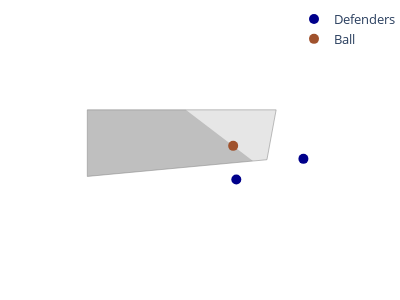
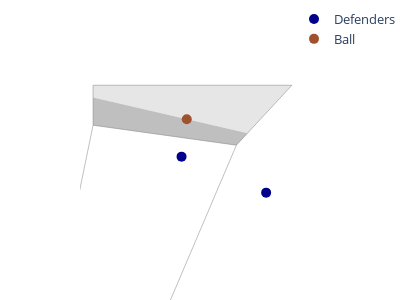
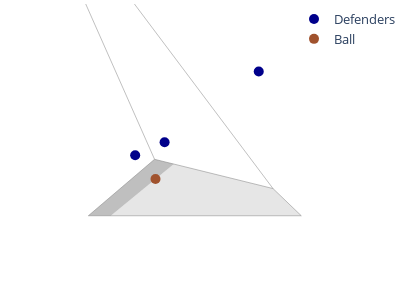
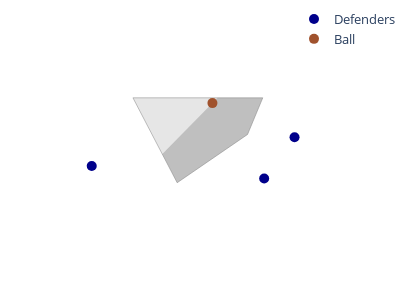

Notebook cell for these charts, in order:
### Code cell
for idx, row in model_1_data[10:20].iterrows():
    match_id = row['sk_match_id']
    receive_frame = row['receive_frame']
    recipient_id = row['sk_recipient_id']
    plot_vor_frame(match_id, recipient_id, receive_frame)

### Figure 1 — Plotly figure (JSON) as saved in the notebook; plotly's stock layout.template omitted (floating-point values rounded to 4 significant figures)
{"data": [{"line": {"color": "grey", "width": 0.5}, "mode": "lines", "showlegend": false, "type": "scatter", "x": [-23.88, -49.77], "y": [33.5, 33.5]}, {"line": {"color": "grey", "width": 0.5}, "mode": "lines", "showlegend": false, "type": "scatter", "x": [-23.88, -25.14], "y": [33.5, 26.66]}, {"line": {"color": "grey", "width": 0.5}, "mode": "lines", "showlegend": false, "type": "scatter", "x": [-25.14, -49.77], "y": [26.66, 24.37]}, {"line": {"color": "grey", "width": 0.5}, "mode": "lines", "showlegend": false, "type": "scatter", "x": [-49.77, -49.77], "y": [33.5, 24.37]}, {"fill": "toself", "fillcolor": "grey", "mode": "none", "opacity": 0.5, "showlegend": false, "type": "scatter", "x": [-49.77, -27.04, -36.26, -49.77, -49.77], "y": [24.37, 26.48, 33.5, 33.5, 24.37]}, {"fill": "toself", "fillcolor": "grey", "mode": "none", "opacity": 0.2, "showlegend": false, "type": "scatter", "x": [-27.04, -25.14, -23.88, -36.26, -27.04], "y": [26.48, 26.66, 33.5, 33.5, 26.48]}, {"marker": {"color": "darkblue", "size": 10}, "mode": "markers", "name": "Defenders", "type": "scatter", "x": [-29.34, -20.14], "y": [23.94, 26.78]}, {"marker": {"color": "sienna", "size": 10}, "mode": "markers", "name": "Ball", "type": "scatter", "x": [-29.77], "y": [28.56]}], "layout": {"dragmode": false, "height": 300, "legend": {"font": {"size": 13}, "x": 0.9, "y": 1}, "margin": {"b": 0, "r": 2, "t": 4}, "plot_bgcolor": "white", "showlegend": true, "width": 400, "xaxis": {"range": [-50.77, -18.14], "showgrid": false, "showticklabels": false}, "yaxis": {"range": [20.94, 34.5], "scaleanchor": "x", "scaleratio": 1, "showgrid": false, "showticklabels": false}}}

### Figure 2 — Plotly figure (JSON) as saved in the notebook; plotly's stock layout.template omitted (floating-point values rounded to 4 significant figures)
{"data": [{"line": {"color": "grey", "width": 0.5}, "mode": "lines", "showlegend": false, "type": "scatter", "x": [-36.27, -51.5], "y": [33.5, 33.5]}, {"line": {"color": "grey", "width": 0.5}, "mode": "lines", "showlegend": false, "type": "scatter", "x": [-36.27, -40.52], "y": [33.5, 28.91]}, {"line": {"color": "grey", "width": 0.5}, "mode": "lines", "showlegend": false, "type": "scatter", "x": [-40.52, -51.5], "y": [28.91, 30.44]}, {"line": {"color": "grey", "width": 0.5}, "mode": "lines", "showlegend": false, "type": "scatter", "x": [-51.5, -51.5], "y": [33.5, 30.44]}, {"line": {"color": "grey", "width": 0.5}, "mode": "lines", "showlegend": false, "type": "scatter", "x": [-62.35, -40.52], "y": [-22.36, 28.91]}, {"line": {"color": "grey", "width": 0.5}, "mode": "lines", "showlegend": false, "type": "scatter", "x": [-62.35, -51.5], "y": [-22.36, 30.44]}, {"fill": "toself", "fillcolor": "grey", "mode": "none", "opacity": 0.5, "showlegend": false, "type": "scatter", "x": [-40.52, -39.67, -51.5, -51.5, -40.52], "y": [28.91, 29.82, 32.57, 30.44, 28.91]}, {"fill": "toself", "fillcolor": "grey", "mode": "none", "opacity": 0.2, "showlegend": false, "type": "scatter", "x": [-39.67, -36.27, -51.5, -51.5, -39.67], "y": [29.82, 33.5, 33.5, 32.57, 29.82]}, {"marker": {"color": "darkblue", "size": 10}, "mode": "markers", "name": "Defenders", "type": "scatter", "x": [-38.24, -44.72], "y": [25.27, 28.03]}, {"marker": {"color": "sienna", "size": 10}, "mode": "markers", "name": "Ball", "type": "scatter", "x": [-44.32], "y": [30.9]}], "layout": {"dragmode": false, "height": 300, "legend": {"font": {"size": 13}, "x": 0.9, "y": 1}, "margin": {"b": 0, "r": 2, "t": 4}, "plot_bgcolor": "white", "showlegend": true, "width": 400, "xaxis": {"range": [-52.5, -34.27], "showgrid": false, "showticklabels": false}, "yaxis": {"range": [22.27, 34.5], "scaleanchor": "x", "scaleratio": 1, "showgrid": false, "showticklabels": false}}}

### Figure 3 — Plotly figure (JSON) as saved in the notebook; plotly's stock layout.template omitted (floating-point values rounded to 4 significant figures)
{"data": [{"line": {"color": "grey", "width": 0.5}, "mode": "lines", "showlegend": false, "type": "scatter", "x": [-35.68, -10.19], "y": [-33.5, -33.5]}, {"line": {"color": "grey", "width": 0.5}, "mode": "lines", "showlegend": false, "type": "scatter", "x": [-44.39, -13.58], "y": [10.8, -30.25]}, {"line": {"color": "grey", "width": 0.5}, "mode": "lines", "showlegend": false, "type": "scatter", "x": [-44.39, -27.75], "y": [10.8, -26.74]}, {"line": {"color": "grey", "width": 0.5}, "mode": "lines", "showlegend": false, "type": "scatter", "x": [-27.75, -13.58], "y": [-26.74, -30.25]}, {"line": {"color": "grey", "width": 0.5}, "mode": "lines", "showlegend": false, "type": "scatter", "x": [-10.19, -13.58], "y": [-33.5, -30.25]}, {"line": {"color": "grey", "width": 0.5}, "mode": "lines", "showlegend": false, "type": "scatter", "x": [-35.68, -27.75], "y": [-33.5, -26.74]}, {"fill": "toself", "fillcolor": "grey", "mode": "none", "opacity": 0.5, "showlegend": false, "type": "scatter", "x": [-35.68, -33.0, -25.45, -27.75, -35.68], "y": [-33.5, -33.5, -27.31, -26.74, -33.5]}, {"fill": "toself", "fillcolor": "grey", "mode": "none", "opacity": 0.2, "showlegend": false, "type": "scatter", "x": [-33.0, -10.19, -13.58, -25.45, -33.0], "y": [-33.5, -33.5, -30.25, -27.31, -33.5]}, {"marker": {"color": "darkblue", "size": 10}, "mode": "markers", "name": "Defenders", "type": "scatter", "x": [-26.55, -30.07, -15.28], "y": [-24.7, -26.26, -16.24]}, {"marker": {"color": "sienna", "size": 10}, "mode": "markers", "name": "Ball", "type": "scatter", "x": [-27.64], "y": [-29.11]}], "layout": {"dragmode": false, "height": 300, "legend": {"font": {"size": 13}, "x": 0.9, "y": 1}, "margin": {"b": 0, "r": 2, "t": 4}, "plot_bgcolor": "white", "showlegend": true, "width": 400, "xaxis": {"range": [-36.68, -8.188], "showgrid": false, "showticklabels": false}, "yaxis": {"range": [-36.5, -15.24], "scaleanchor": "x", "scaleratio": 1, "showgrid": false, "showticklabels": false}}}

### Figure 4 — Plotly figure (JSON) as saved in the notebook; plotly's stock layout.template omitted (floating-point values rounded to 4 significant figures)
{"data": [{"line": {"color": "grey", "width": 0.5}, "mode": "lines", "showlegend": false, "type": "scatter", "x": [22.17, 11.1], "y": [33.5, 33.5]}, {"line": {"color": "grey", "width": 0.5}, "mode": "lines", "showlegend": false, "type": "scatter", "x": [22.17, 20.87], "y": [33.5, 30.38]}, {"line": {"color": "grey", "width": 0.5}, "mode": "lines", "showlegend": false, "type": "scatter", "x": [20.87, 14.87], "y": [30.38, 26.26]}, {"line": {"color": "grey", "width": 0.5}, "mode": "lines", "showlegend": false, "type": "scatter", "x": [11.1, 14.87], "y": [33.5, 26.26]}, {"fill": "toself", "fillcolor": "grey", "mode": "none", "opacity": 0.5, "showlegend": false, "type": "scatter", "x": [13.6, 14.87, 20.87, 22.17, 18.32, 13.6], "y": [28.7, 26.26, 30.38, 33.5, 33.5, 28.7]}, {"fill": "toself", "fillcolor": "grey", "mode": "none", "opacity": 0.2, "showlegend": false, "type": "scatter", "x": [13.6, 18.32, 11.1, 13.6], "y": [28.7, 33.5, 33.5, 28.7]}, {"marker": {"color": "darkblue", "size": 10}, "mode": "markers", "name": "Defenders", "type": "scatter", "x": [22.29, 24.88, 7.59], "y": [26.62, 30.14, 27.69]}, {"marker": {"color": "sienna", "size": 10}, "mode": "markers", "name": "Ball", "type": "scatter", "x": [17.88], "y": [33.05]}], "layout": {"dragmode": false, "height": 300, "legend": {"font": {"size": 13}, "x": 0.9, "y": 1}, "margin": {"b": 0, "r": 2, "t": 4}, "plot_bgcolor": "white", "showlegend": true, "width": 400, "xaxis": {"range": [6.59, 26.88], "showgrid": false, "showticklabels": false}, "yaxis": {"range": [23.26, 34.5], "scaleanchor": "x", "scaleratio": 1, "showgrid": false, "showticklabels": false}}}
